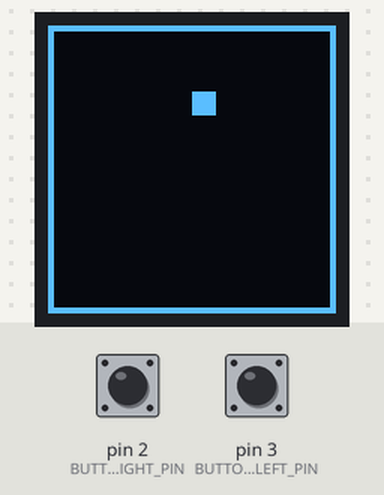
The sketch below on a simulated Arduino Uno, built with avr-gcc and run on an emulated ATmega328P. On the bench: 48×48 one-colour display. Inputs (shaded band) come from the test bench; at power-on: pin 2 (BUTTON_RIGHT_PIN) HIGH, pin 3 (BUTTON_LEFT_PIN) HIGH. What the sketch prints to the serial monitor is not drawn.

Above: at 3.28 s.
3.3 s: pin 2 (BUTTON_RIGHT_PIN) pulled LOW for 0.15 s
At 3.5 s:
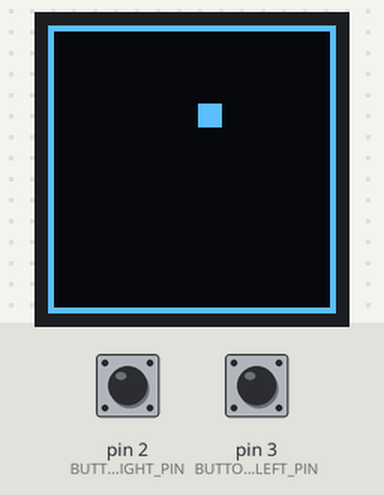
5.1 s: pin 3 (BUTTON_LEFT_PIN) pulled LOW for 0.15 s
At 5.34 s:
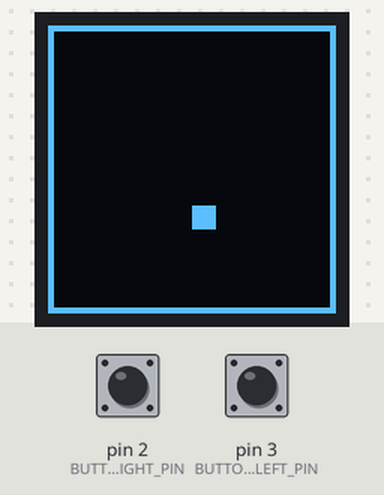
6.7 s: pin 2 (BUTTON_RIGHT_PIN) pulled LOW for 1 s
At 6.96 s:
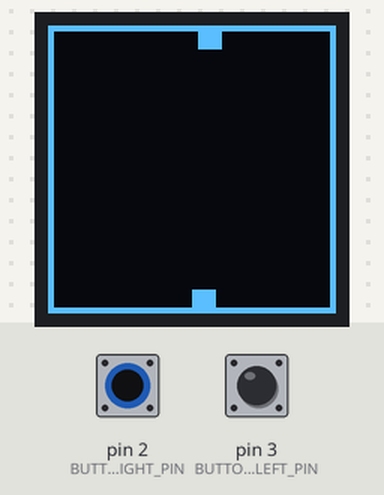
9.2 s: pin 3 (BUTTON_LEFT_PIN) pulled LOW for 1 s
At 9.45 s:
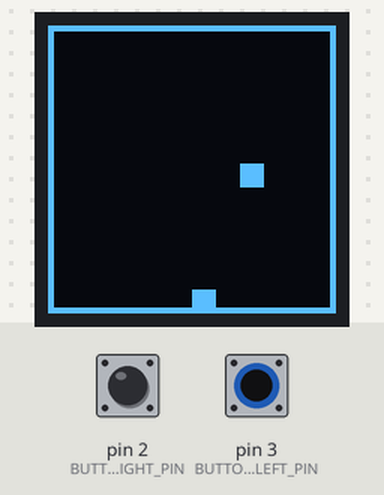

The sketch:

tetris.ino
```cpp
#include <Wire.h>
#include <Adafruit_GFX.h>
#include <Adafruit_SSD1306.h>

#define SCREEN_WIDTH 48
#define SCREEN_HEIGHT 48
#define OLED_RESET -1
#define BLOCK_SIZE 4

#define BUTTON_LEFT_PIN 3
#define BUTTON_RIGHT_PIN 2

Adafruit_SSD1306 display(SCREEN_WIDTH, SCREEN_HEIGHT, &Wire, OLED_RESET);

byte gameBoard[SCREEN_WIDTH / BLOCK_SIZE][SCREEN_HEIGHT / BLOCK_SIZE] = {0};

int posX = SCREEN_WIDTH / 2;
int posY = 0;

void setup() {
  display.begin(SSD1306_SWITCHCAPVCC, 0x3C);
  display.clearDisplay();
  display.display();
  delay(2000);

  pinMode(BUTTON_LEFT_PIN, INPUT_PULLUP);
  pinMode(BUTTON_RIGHT_PIN, INPUT_PULLUP);

  Serial.begin(9600);
}

void loop() {
  display.clearDisplay();

  // Draw the game board
  for (int i = 0; i < SCREEN_WIDTH / BLOCK_SIZE; i++) {
    for (int j = 0; j < SCREEN_HEIGHT / BLOCK_SIZE; j++) {
      if (gameBoard[i][j] == 1) {
        for (int x = 0; x < BLOCK_SIZE; x++) {
          for (int y = 0; y < BLOCK_SIZE; y++) {
            display.drawPixel(i * BLOCK_SIZE + x, j * BLOCK_SIZE + y, WHITE);
          }
        }
      }
    }
  }

  // Draw a square around the board
  display.drawRect(0, 0, SCREEN_WIDTH, SCREEN_HEIGHT, WHITE);

  // Draw the falling block
  for (int i = 0; i < BLOCK_SIZE; i++) {
    for (int j = 0; j < BLOCK_SIZE; j++) {
      display.drawPixel(posX + i, posY + j, WHITE);
    }
  }
  display.display();

  // Check for collisions with the game board or the bottom of the screen
  if (posY >= SCREEN_HEIGHT - BLOCK_SIZE || gameBoard[posX / BLOCK_SIZE][(posY + BLOCK_SIZE) / BLOCK_SIZE] == 1) {
    gameBoard[posX / BLOCK_SIZE][posY / BLOCK_SIZE] = 1;
    posX = SCREEN_WIDTH / 2;
    posY = 0;
  } else {
    posY++;
  }

  // Move the block sideways
  if (digitalRead(BUTTON_LEFT_PIN) == LOW && posX > 0 && gameBoard[(posX - 1) / BLOCK_SIZE][posY / BLOCK_SIZE] == 0) {
    posX--;
    Serial.println("Left button pressed");
  }
  if (digitalRead(BUTTON_RIGHT_PIN) == LOW && posX < SCREEN_WIDTH - BLOCK_SIZE && gameBoard[(posX + BLOCK_SIZE) / BLOCK_SIZE][posY / BLOCK_SIZE] == 0) {
    posX++;
    Serial.println("Right button pressed");
  }

  // Check for and clear complete lines
  for (int j = 0; j < SCREEN_HEIGHT / BLOCK_SIZE; j++) {
    bool lineComplete = true;
    for (int i = 0; i < SCREEN_WIDTH / BLOCK_SIZE; i++) {
      if (gameBoard[i][j] == 0) {
        lineComplete = false;
        break;
      }
    }
    if (lineComplete) {
      for (int k = j; k > 0; k--) {
        for (int i = 0; i < SCREEN_WIDTH / BLOCK_SIZE; i++) {
          gameBoard[i][k] = gameBoard[i][k - 1];
        }
      }
      for (int i = 0; i < SCREEN_WIDTH / BLOCK_SIZE; i++) {
        gameBoard[i][0] = 0;
      }
    }
  }

  delay(100);
}
```
